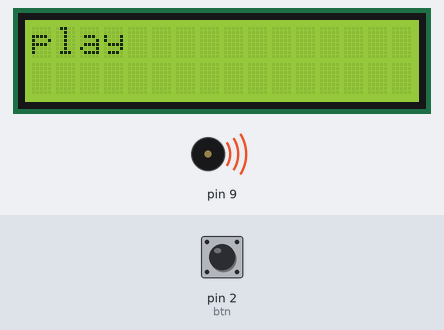
Recording of a sketch running on a simulated Arduino Uno, built with avr-gcc and run on an emulated ATmega328P. Parts: 16×2 character LCD, buzzer (waves = sounding). Inputs (shaded band) come from the test bench; at power-on: pin 2 (btn) HIGH.

Above: at 1.2 s.
1.3 s: pin 2 (btn) pulled LOW for 0.15 s
At 2.4 s:
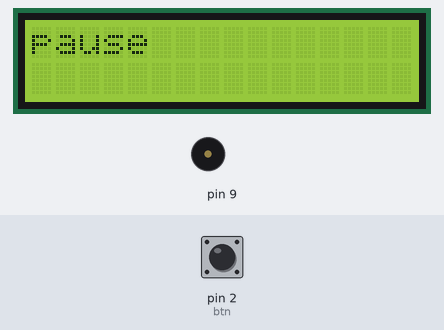
2.9 s: pin 2 (btn) pulled LOW for 1 s
At 3.73 s:
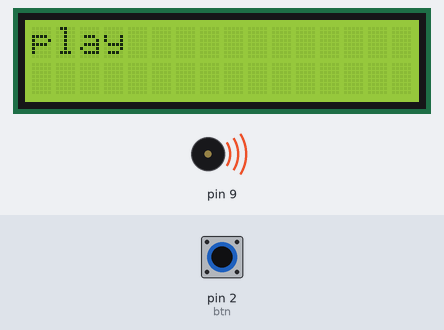
4.5 s: pin 2 (btn) pulled LOW for 0.15 s
At 5.7 s:
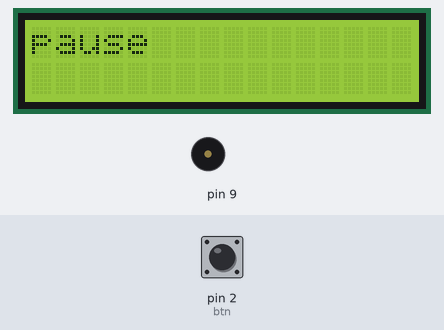
6.1 s: pin 2 (btn) pulled LOW for 3.2 s
At 6.24 s:
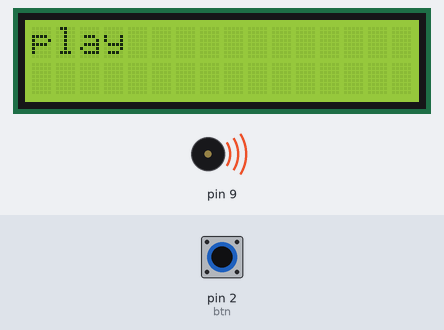
Timing chart, 0 to 10.9 s (numbered marks = the images above; inputs shaded):
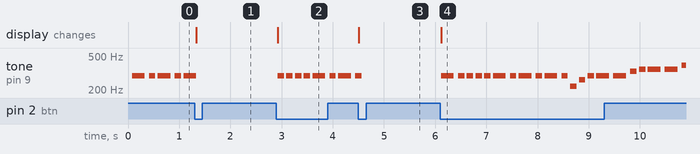

The sketch:

buz04.ino
```cpp
#include <Minicom.h>
#include <Button.h>
#include <Melody.h>
#include "pirates.h"

MiniCom com;
Button btn(2);

Melody melody(9, notes, durations, length);

void check() {
  bool bplay = melody.toggle(true);
  if(bplay) {
    com.print(0, "play");
  } else {
    com.print(0, "pause");
  }
}

void setup() {
  com.init();
  btn.setCallback(check);
  melody.play();
  com.print(0, "play");
}

void loop() {
  com.run();
  melody.run();
  btn.check();
}
```

pirates.h
```cpp
# include "pitches.h"

//##############**"HE IS A PIRATE" Theme song of Pirates of caribbean**##############//
int notes[] = {
NOTE_D4, NOTE_D4, NOTE_D4, NOTE_D4, NOTE_D4, NOTE_D4, NOTE_D4, NOTE_D4,
NOTE_D4, NOTE_D4, NOTE_D4, NOTE_D4, NOTE_D4, NOTE_D4, NOTE_D4, NOTE_D4,
NOTE_D4, NOTE_D4, NOTE_D4, NOTE_D4, NOTE_D4, NOTE_D4, NOTE_D4, NOTE_D4,
NOTE_A3, NOTE_C4, NOTE_D4, NOTE_D4, NOTE_D4, NOTE_E4, NOTE_F4, NOTE_F4,
NOTE_F4, NOTE_G4, NOTE_E4, NOTE_E4, NOTE_D4, NOTE_C4, NOTE_C4, NOTE_D4,
0, NOTE_A3, NOTE_C4, NOTE_B3, NOTE_D4, NOTE_B3, NOTE_E4, NOTE_F4,
NOTE_F4, NOTE_C4, NOTE_C4, NOTE_C4, NOTE_C4, NOTE_D4, NOTE_C4,
NOTE_D4, 0, 0, NOTE_A3, NOTE_C4, NOTE_D4, NOTE_D4, NOTE_D4, NOTE_F4,
NOTE_G4, NOTE_G4, NOTE_G4, NOTE_A4, NOTE_A4, NOTE_A4, NOTE_A4, NOTE_G4,
NOTE_A4, NOTE_D4, 0, NOTE_D4, NOTE_E3, NOTE_F4, NOTE_F4, NOTE_G4, NOTE_A4,
NOTE_D4, 0, NOTE_D4, NOTE_F4, NOTE_E4, NOTE_E4, NOTE_F4, NOTE_D4
};

int durations[] = {
4,8,4,8,4,8,8,8,8,4,8,4,8,4,8,8,8,8,4,8,4,8,
4,8,8,8,8,4,4,8,8,4,4,8,8,4,4,8,8,
8,4,8,8,8,4,4,8,8,4,4,8,8,4,4,8,4,
4,8,8,8,8,4,4,8,8,4,4,8,8,4,4,8,8,
8,4,8,8,8,4,4,4,8,4,8,8,8,4,4,8,8
};

int length = sizeof(notes) / sizeof(int);
```

pitches.h
```cpp
/*************************************************
   Public Constants
 *************************************************/

#define NOTE_B0 31
#define NOTE_C1 33
#define NOTE_CS1 35
#define NOTE_D1 37
#define NOTE_DS1 39
#define NOTE_E1 41
#define NOTE_F1 44
#define NOTE_FS1 46
#define NOTE_G1 49
#define NOTE_GS1 52
#define NOTE_A1 55
#define NOTE_AS1 58
#define NOTE_B1 62
#define NOTE_C2 65
#define NOTE_CS2 69
#define NOTE_D2 73
#define NOTE_DS2 78
#define NOTE_E2 82
#define NOTE_F2 87
#define NOTE_FS2 93
#define NOTE_G2 98
#define NOTE_GS2 104
#define NOTE_A2 110
#define NOTE_AS2 117
#define NOTE_B2 123
#define NOTE_C3 131
#define NOTE_CS3 139
#define NOTE_D3 147
#define NOTE_DS3 156
#define NOTE_E3 165
#define NOTE_F3 175
#define NOTE_FS3 185
#define NOTE_G3 196
#define NOTE_GS3 208
#define NOTE_A3 220
#define NOTE_AS3 233
#define NOTE_B3 247
#define NOTE_C4 262
#define NOTE_CS4 277
#define NOTE_D4 294
#define NOTE_DS4 311
#define NOTE_E4 330
#define NOTE_F4 349
#define NOTE_FS4 370
#define NOTE_G4 392
#define NOTE_GS4 415
#define NOTE_A4 440
#define NOTE_AS4 466
#define NOTE_B4 494
#define NOTE_C5 523
#define NOTE_CS5 554
#define NOTE_D5 587
#define NOTE_DS5 622
#define NOTE_E5 659
#define NOTE_F5 698
#define NOTE_FS5 740
#define NOTE_G5 784
#define NOTE_GS5 831
#define NOTE_A5 880
#define NOTE_AS5 932
#define NOTE_B5 988
#define NOTE_C6 1047
#define NOTE_CS6 1109
#define NOTE_D6 1175
#define NOTE_DS6 1245
#define NOTE_E6 1319
#define NOTE_F6 1397
#define NOTE_FS6 1480
#define NOTE_G6 1568
#define NOTE_GS6 1661
#define NOTE_A6 1760
#define NOTE_AS6 1865
#define NOTE_B6 1976
#define NOTE_C7 2093
#define NOTE_CS7 2217
#define NOTE_D7 2349
#define NOTE_DS7 2489
#define NOTE_E7 2637
#define NOTE_F7 2794
#define NOTE_FS7 2960
#define NOTE_G7 3136
#define NOTE_GS7 3322
#define NOTE_A7 3520
#define NOTE_AS7 3729
#define NOTE_B7 3951
#define NOTE_C8 4186
#define NOTE_CS8 4435
#define NOTE_D8 4699
#define NOTE_DS8 4978
```

Measured:
- after the input at 1.3 s, tone on pin 9: goes on until 1.3 s, then stays silent; the display: changes at once (image 1)
- after the input at 2.9 s, tone on pin 9: plays 294 Hz for 0.13 s, 294 Hz for 0.13 s, 294 Hz for 0.13 s, 294 Hz for 0.13 s, 294 Hz for 0.25 s, 294 Hz for 0.13 s … (8 notes in this stretch), starting at once; the display: changes at once (image 2)
- after the input at 4.5 s, tone on pin 9: goes on until 4.6 s, then stays silent; the display: changes at once (image 3)
- after the input at 6.1 s, tone on pin 9: plays 294 Hz for 0.25 s, 294 Hz for 0.13 s, 294 Hz for 0.13 s, 294 Hz for 0.13 s, 294 Hz for 0.13 s, 294 Hz for 0.25 s … (21 notes in this stretch), starting at once; the display: changes at once (image 4)
- by itself, tone on pin 9: plays 294 Hz for 0.25 s, 294 Hz for 0.13 s, 294 Hz for 0.25 s, 294 Hz for 0.13 s, 294 Hz for 0.22 s
